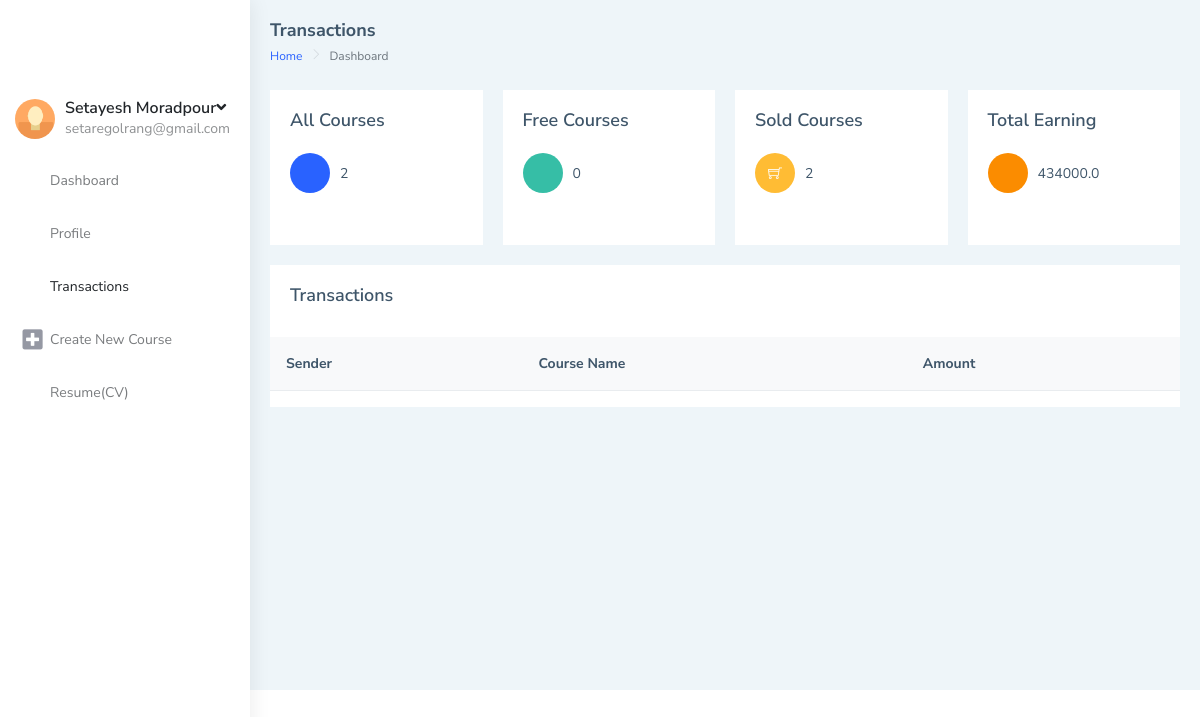
Screenshot of /accounts/teacherdashboard/transaction (signed in) with the database file from the repository.
### mainSite/models.py (models this page shows, shortened)
class Teacher (models.Model):
    phone = models.CharField(max_length=200, unique=True)
    date_created = models.DateTimeField(auto_now_add=True, null=True)
    user = models.OneToOneField(
        User, null=True, on_delete=models.CASCADE, related_name='teacher')
    profile_pic = models.ImageField(
        upload_to='teacher/profile/picture/', null=True, blank=True)
    course = models.ManyToManyField(Course, related_name='teacher')
    fildOfStudy = models.CharField(max_length=60, null=True)
    university = models.CharField(max_length=60, null=True)
    educations = (
        ('b', 'Bachelor'),
        ('bs', 'Bachelor Student'),
        ('m', 'Master'),
        ('ms', 'Master Student'),
        ('p', 'PHD'),
        ('ps', 'PHD Student'),
    )
    address=models.CharField(max_length=50, null=True)
    lastEducation = models.CharField(
        max_length=2, choices=educations, default='bs')
    documents = models.FileField(
        upload_to='teacher/documents/', null=True, blank=True)
    companiName1= models.CharField(max_length=50, null=True)
    jobSituation1= models.CharField(max_length=50, null=True)
    companiName2= models.CharField(max_length=50, null=True)
    jobSituation2= models.CharField(max_length=50, null=True)
    courseTitle1= models.CharField(max_length=50, null=True)
    courseTime1= models.CharField(max_length=50, null=True)
    courseTitle2= models.CharField(max_length=50, null=True)
    courseTime2= models.CharField(max_length=50, null=True)
    exteraInfo =models.CharField(max_length=200 , null=True)
    accepted =models.BooleanField(default=False)
    wallet=models.FloatField(default=0)

### mainSite/decorators.py (the view)
        def wrapper_func(requset, *args , **kwargs):
            group = None
            if requset.user.groups.exists():
                group = requset.user.groups.all()[0].name
            if group == None:
                return HttpResponse("you are not authorized to view this page")
            if group in allowed_roles:
                 return view_func(requset, *args , **kwargs)
            else:
                return HttpResponse("you are not authorized to view this page")

### mainSite/views.py (called while the page is built)
@login_required
@allowed_users("teacher")
def teacherDashboardTransaction(request):
    teaacher =request.user.teacher
    allCours = teaacher.course.all()
    freeCours = allCours.filter(price=0)
    coursePurchased = allCours.filter(price__gt=0)
    transaction = teaacher.transaction.all()
    context = {
        "teacher": teaacher,
        "allCours": allCours,
        "freeCours": freeCours,
        "freeCoursSize": len(freeCours),
        "coursePurchased": coursePurchased,
        "coursePurchasedSize": coursePurchased.count(),
        "transaction":transaction,
    }
    return render(request, 'teacherdashboard-transaction.html' , context)

### templates/teacherdashboard-transaction.html (shortened to what this page needs)
{% load static %}
{% load widget_tweaks %}
{% load mathfilters %}
<!DOCTYPE html>
<html dir="ltr" lang="en">
<head>
    <link href="{% static '/distt/css/style.min.css' %}" rel="stylesheet"  >
</head>
<body>
    <div id="main-wrapper" data-layout="vertical" data-navbarbg="skin5" data-sidebartype="full"
        data-sidebar-position="absolute" data-header-position="absolute" data-boxed-layout="full">
        <aside class="left-sidebar" data-sidebarbg="skin6">
            <div class="scroll-sidebar">
                <nav class="sidebar-nav">
                    <ul id="sidebarnav">
                            <div class="user-profile d-flex no-block dropdown m-t-20">
                                {% if teacher.profile_pic %}
                              <div class="user-pic"><img src="{{ teacher.profile_pic.url }}" alt="users"
                                  class="rounded-circle" width="40" /></div>
                              {% else %}
                              <div class="user-pic"><img src="{% static '/image/1.jpg' %}" alt="users"
                                  class="rounded-circle" width="40" /></div>
                              {% endif %}
                                <div class="user-content hide-menu m-l-10">
                                <a href="#" class="" id="Userdd" role="button"
                                    data-bs-toggle="dropdown" aria-haspopup="true" aria-expanded="false">
                                    <h5 class="m-b-0 user-name font-medium">{{teacher.user.get_full_name}}<i
                                            class="fa fa-angle-down"></i></h5>
                                    <span class="op-5 user-email">{{teacher.user.email}}</span>
                                </a>
                                </div>
                            </div>
                        <li class="sidebar-item"> <a class="sidebar-link waves-effect waves-dark sidebar-link"
                                href="{% url 'teacherdashboard-main' %}" aria-expanded="false">
                                <i class="mdi mdi-view-dashboard"></i><span
                                    class="hide-menu">Dashboard</span></a></li>
                        <li class="sidebar-item"> <a class="sidebar-link waves-effect waves-dark sidebar-link"
                                href="{% url 'teacherdashboard-profile' %}" aria-expanded="false">
                                <i class="mdi mdi-account-network"></i><span class="hide-menu">Profile</span></a></li>
                        <li class="sidebar-item"> <a class="sidebar-link waves-effect waves-dark sidebar-link"
                                href="{% url 'teacherdashboard-transaction' %}" aria-expanded="false">
                                <i class="mdi mdi-border-all"></i><span
                                    class="hide-menu">Transactions</span></a></li>
                                    <li class="sidebar-item"> <a class="sidebar-link waves-effect waves-dark sidebar-link"
                                        href="{% url 'teacherdashboard-create-course' %}" aria-expanded="false"><i class="fa fa-plus-square"></i><span
                                            class="hide-menu">Create New Course</span></a></li>
                        <li class="sidebar-item"> <a class="sidebar-link waves-effect waves-dark sidebar-link"
                                href="{% url 'teacherdashboard-resume' %}" aria-expanded="false"><i class="mdi mdi-book-multiple"></i><span
                                    class="hide-menu">Resume(CV)</span></a></li>
                    </ul>
                </nav>
            </div>
        </aside>
        <div class="page-wrapper">
            <div class="page-breadcrumb">
                <div class="row align-items-center">
                    <div class="col-5">
                        <h4 class="page-title">Transactions</h4>
                        <div class="d-flex align-items-center">
                            <nav aria-label="breadcrumb">
                                <ol class="breadcrumb">
                                    <li class="breadcrumb-item"><a href="{% url 'main' %}">Home</a></li>
                                    <li class="breadcrumb-item active" aria-current="page">Dashboard</li>
                                </ol>
                            </nav>
                        </div>
                    </div>
                </div>
            </div>
            <div class="container-fluid">
                <div class="row">
                    <div class="col-md-3">
                        <div class="card">
                            <div class="card-body">
                                <h4 class="card-title">All Courses</h4>
                                <div class="feed-widget">
                                    <ul class="list-style-none feed-body m-0 p-b-20">
                                        <li class="feed-item">
                                            <div class="feed-icon bg-info">
                                                <i class="mdi mdi-note-multiple"></i>
                                            </div>
                                            {{ allCours.count}}
                                        </li>
                                    </ul>
                                </div>
                            </div>
                        </div>
                    </div>
                    <div class="col-md-3">
                        <div class="card">
                            <div class="card-body">
                                <h4 class="card-title">Free Courses</h4>
                                <div class="feed-widget">
                                    <ul class="list-style-none feed-body m-0 p-b-20">
                                        <li class="feed-item">
                                            <div class="feed-icon bg-success"><i class="mdi mdi-sale"></i></div>
                                            {{ freeCoursSize}}
                                        </li>
                                    </ul>
                                </div>
                            </div>
                        </div>
                    </div>
                    <div class="col-md-3">
                        <div class="card">
                            <div class="card-body">
                                <h4 class="card-title">Sold Courses</h4>
                                <div class="feed-widget">
                                    <ul class="list-style-none feed-body m-0 p-b-20">
                                        <li class="feed-item">
                                            <div class="feed-icon bg-warning"><i class="ti-shopping-cart"></i></div>
                                            {{coursePurchasedSize}}
                                        </li>
                                    </ul>
                                </div>
                            </div>
                        </div>
                    </div>
                    <div class="col-md-3">
                        <div class="card">
                            <div class="card-body">
                                <h4 class="card-title">Total Earning</h4>
                                <div class="feed-widget">
                                    <ul class="list-style-none feed-body m-0 p-b-20">
                                        <li class="feed-item">
                                            <div class="feed-icon btn-orange"><i class="mdi mdi-square-inc-cash"></i></div>
                                            {{teacher.wallet}}
                                        </li>
                                    </ul>
                                </div>
                            </div>
                        </div>
                    </div>
                </div>
                <div class="row">
                  <div class="col-md-12">
                    <div class="card">
                        <div class="card-body">
                            <div class="d-md-flex">
                                <div>
                                    <h4 class="card-title">Transactions</h4>
                                </div>
                            </div>
                        </div>
                        <div class="table-responsive">
                            <table class="table v-middle">
                                <thead>
                                    <tr class="bg-light">
                                        <th class="border-top-0">Sender</th>
                                        <th class="border-top-0">Course Name</th>
                                        <th class="border-top-0">Amount</th>
                                    </tr>
                                </thead>
                            </table>
                        </div>
                    </div>
                </div>
                </div>
            </div>
        </div>
    </div>
</body>
</html>

### rows the page displays
Teacher: user.get_full_name "Setayesh Moradpour", user.email "setaregolrang@gmail.com", wallet "434000.0"

### other values shown
{{ allCours.count }} "2"
{{ freeCoursSize }} "0"
{{ coursePurchasedSize }} "2"
